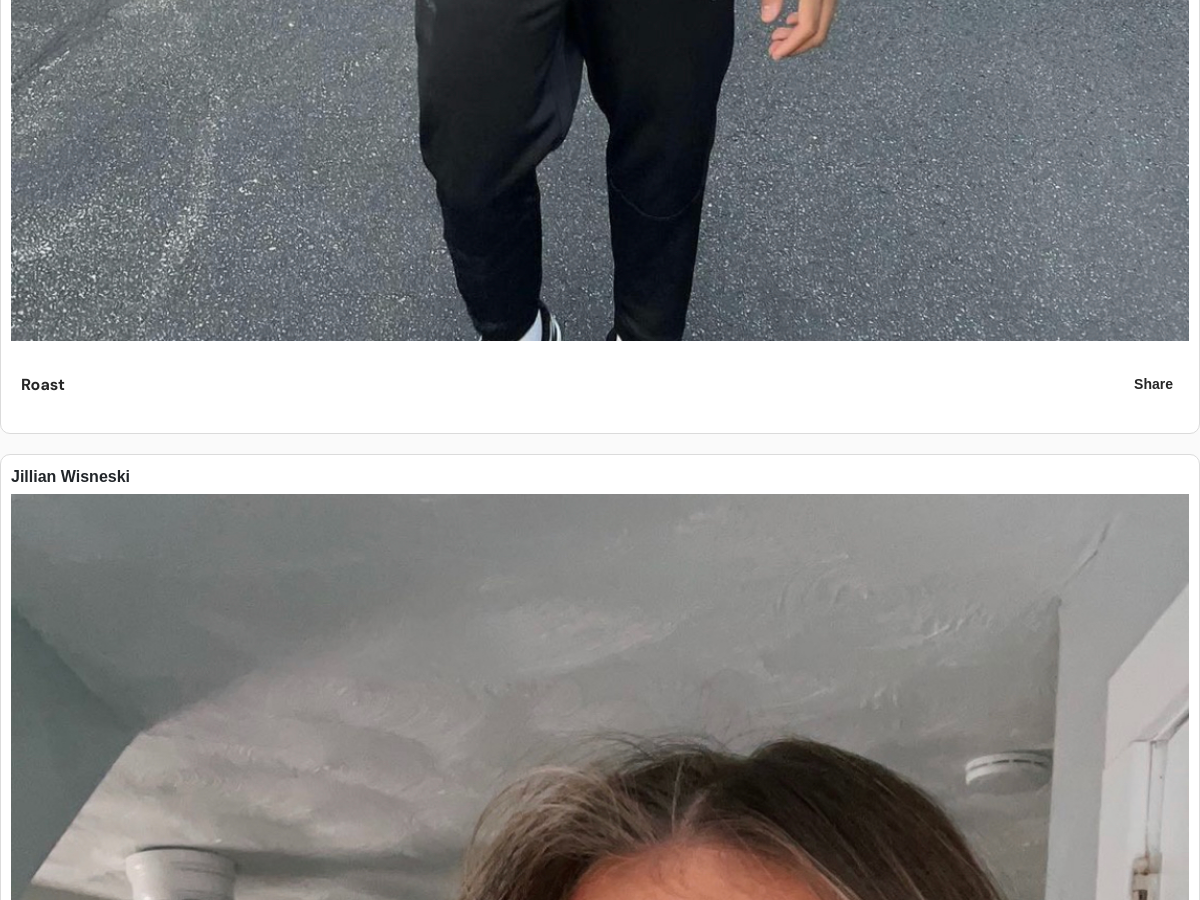
The page /search_post/ (signed in, middle part) on the database as committed earlier.
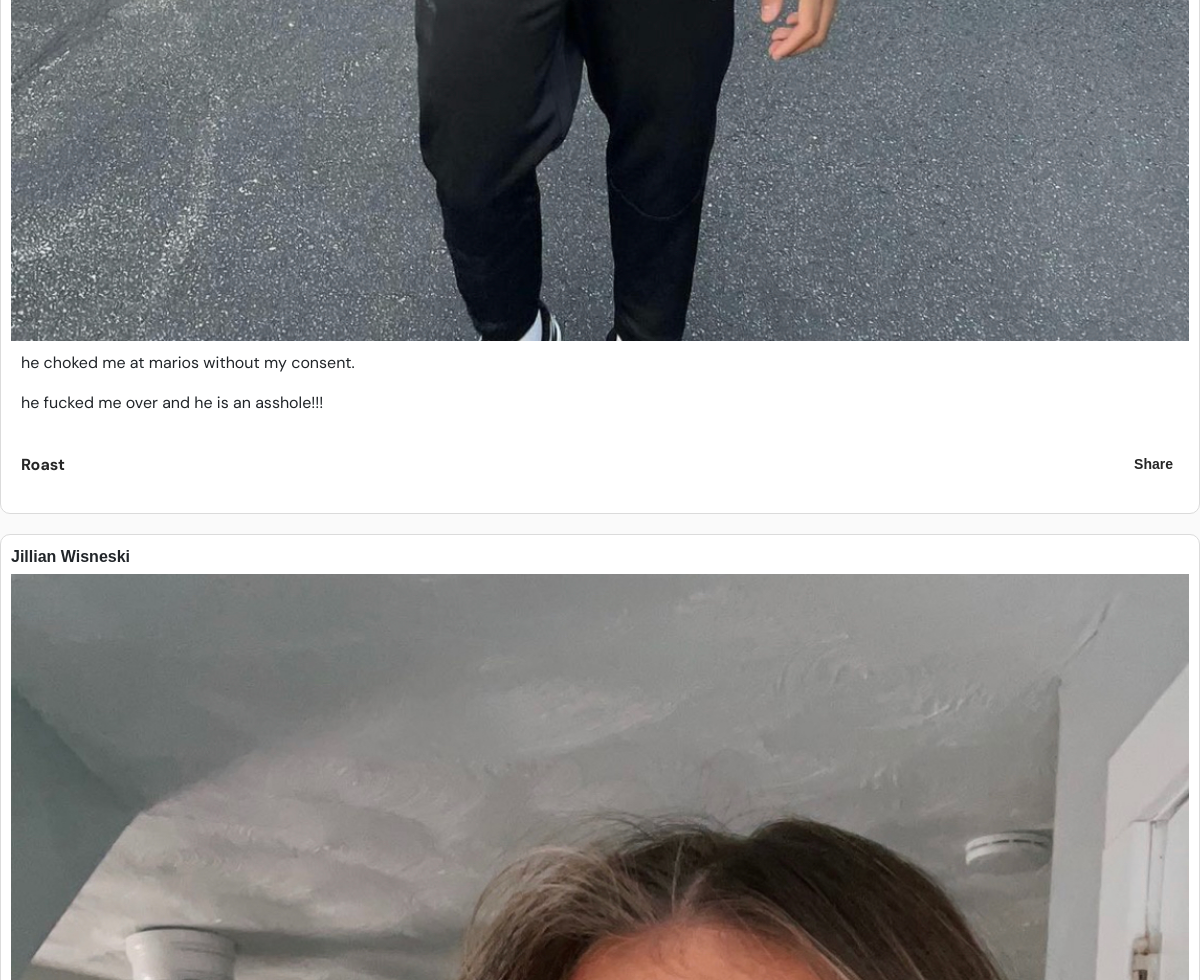
The same page on the database as committed later.
### home/models.py (models this page shows, shortened)
class Post(models.Model):
    author = models.ForeignKey(User, on_delete=models.CASCADE)
    picture = models.ImageField(upload_to='static/posts/')
    caption = models.CharField(max_length=255)
    created_at = models.DateTimeField(auto_now_add=True)

class Comment(models.Model):
    post = models.ForeignKey(Post, on_delete=models.CASCADE, related_name='comments')
    author = models.ForeignKey(User, on_delete=models.CASCADE)
    content = models.TextField()
    created_at = models.DateTimeField(auto_now_add=True)

### home/views.py (the view)
# urls.py: path('search_post/', views.search_post, name='search_post'),
def search_post(request):
    search_query = request.GET.get('search_query', '')
    posts = Post.objects.filter(caption__icontains=search_query)
    comments = Comment.objects.all().order_by('-id')
    context = {
        'posts': posts,
        'search_query': search_query,
        'comments': comments,
    }
    return render(request, 'search_results.html', context)

### home/templates/search_results.html (shortened to what this page needs)
{% extends 'base.html' %}
{% block content %}
{% if posts %}
{% for post in posts %}
    <div class="post-container">
        <div class="post-caption">{{ post.caption }}</div>
        <img class="post-image" src="{{ post.picture.url }}" alt="Post Picture">
        <div class="post-comments">
            {% if user.is_authenticated %}
                {% for comment in comments %}
                    {% if comment.post == post  %}
                        <p>{{ comment.content }}</p>
                    {% endif %}
                {% empty %}
                    <p>No comments yet.</p>
                {% endfor %}
             {% else %}
                <p><a href="/register/">See comments</a></p>
            {% endif %}
        </div>
        {% if user.is_authenticated %}
        <div class="button-container">
            <div class="add-roast"><p>Roast</p></div>
            <button class="share-button" onclick="copyLink('{{ post.get_absolute_url }}/{{post.id}}')">Share</button>
        </div>
        {% else %}
            <div class="add-roast"><a href="/register/" >Roast</a></div>
        {% endif %}
    </div>
{% endfor %}
{% else %}
<p>No posts found.</p>
{% endif %}
{% endblock %}

Rows that differ between the two databases and show on the page:
added Comment: content "he choked me at marios without my consent.", shown under Post (number 1 of 2 on the later page)
added Comment: content "he fucked me over and he is an asshole!!!", shown under Post (number 1 of 2 on the later page)
